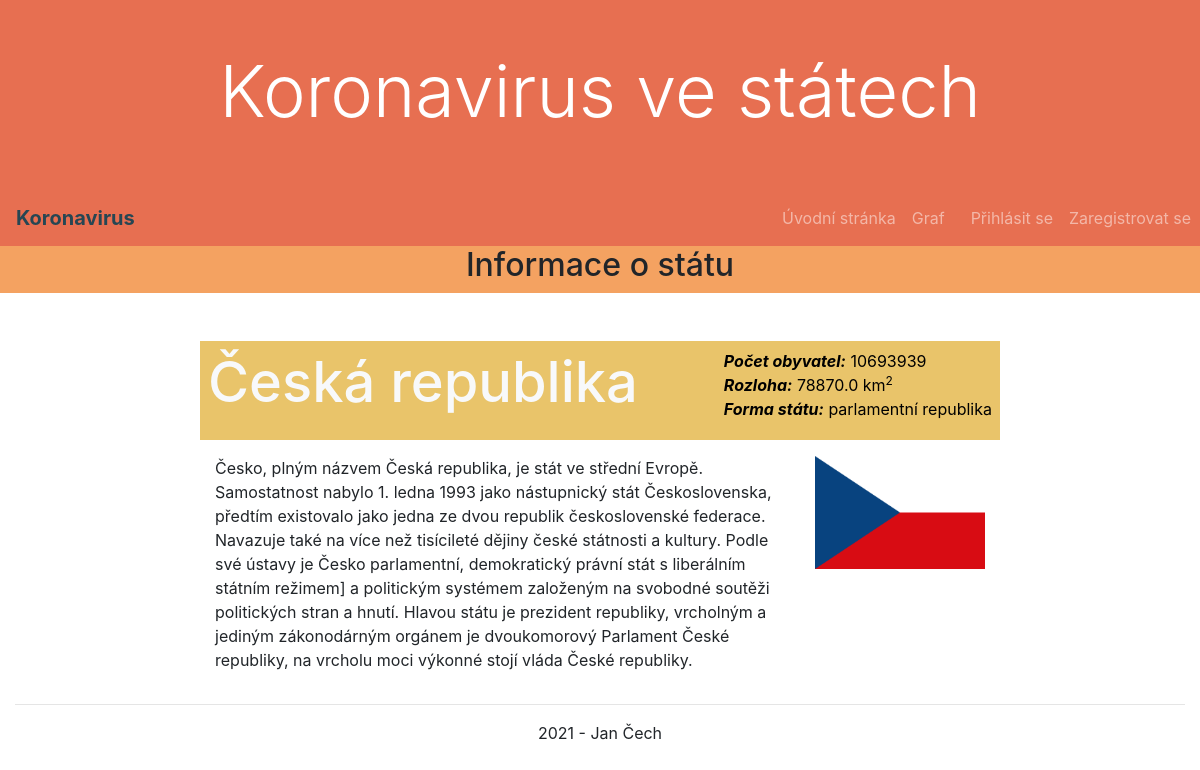
Screenshot of /koronavirus/staty/1/ with the database file from the repository.
### koronavirus/models.py (models this page shows, shortened)
class Stat(models.Model):
    nazev_statu = models.CharField(max_length=100, unique=True, verbose_name="Stát")
    zkratka_statu = models.CharField(max_length=10, verbose_name="Zkratka státu")
    vlajka = models.ImageField(upload_to=image_path, blank=True, null=True, verbose_name="Vlajka státu")
    forma_statu = models.CharField(max_length=100, verbose_name="Forma státu", null=True,
                                   blank=True)
    pocet_obyvatel = models.IntegerField(verbose_name="Počet obyvatel", null=True, blank=True,
                                         validators=[MinValueValidator(1)])
    rozloha = models.FloatField(verbose_name="Rozloha v km čtverečních", null=True, blank=True,
                                validators=[MinValueValidator(0.1)])
    text = models.TextField(verbose_name="O státu", null=True, blank=True)
    nakazeni = models.ManyToManyField(Nakazeni, verbose_name="Zadej nakažené")
    naockovani = models.ManyToManyField(Naockovani, verbose_name="Zadej naočkované")
    class Meta:
        ordering = ["nazev_statu"]

### koronavirus/views.py (the view)
# urls.py: path('staty/<int:pk>/', views.StatDetailView.as_view(), name='stat_detail'),
class StatDetailView(DetailView):
    model = Stat
    context_object_name = 'stat_detail'   # your own name for the list as a template variable
    template_name = 'stat/detail.html'  # Specify your own template name/location

### koronavirus/context_processors.py (called while the page is built)
def stat(request):
    return {'genres': Stat.objects.all()}

### koronavirus/templates/stat/detail.html (shortened to what this page needs)
{% extends "base.html" %}
{% block css %}
    <link rel="stylesheet" type="text/css" href="../../../static/css/style.css" media="screen" />
{% endblock %}
{% block content %}
<div class="row mb-3">
    <div class="col-sm-12 bg-orange">
        <h2 class="display-5 text-center">Informace o státu</h2>
    </div>
</div>
<div class="row mt-5 mb-3">
    <div class="col-lg-2"></div>
    <div class="col-lg-8 mb-3">
        <div class="bg-yellow text-light p-2 mb-3 row">
            <h2 class="display-4 mb-3" style="font-weight: 500; align-self: flex-end;">{{ stat_detail.nazev_statu }}</h2>
            <div style="margin-left: auto; color: black">
                <b><em>Počet obyvatel:</em></b> {{ stat_detail.pocet_obyvatel }}
                <br> <b><em>Rozloha:</em></b> {{ stat_detail.rozloha }} km<sup>2</sup>
                <br> <b><em>Forma státu:</em></b> {{ stat_detail.forma_statu }}
            </div>
        </div>
        <div class="row">
            <div class="col-md-9">{{ stat_detail.text }}</div>
            {% if stat_detail.vlajka %}
                <div class="col-md-3">
                    <img src="{{ stat_detail.vlajka.url }}" class="img-fluid" alt="Vlajka státu">
                </div>
                {% else %}
                <p class="alert alert-info" style="left: 20px; height: 50px">Vlajka není nahraná do databáze</p>
            {% endif %}
        </div>
    </div>
    <div class="col-lg-2"></div>
</div>
{% endblock %}

### koronavirus/static/css/style.css (style rules this page uses)
.bg-yellow { background-color: #e9c46a !important; }
.bg-orange { background-color: #f4a261 !important; }

### rows the page displays
Stat: nazev_statu "Česká republika", pocet_obyvatel "10693939", rozloha "78870.0", forma_statu "parlamentní republika", text "Česko, plným názvem Česká republika, je stát ve střední Evropě. Samostatnost nabylo 1. ledna 1993 jako nástupnický stát Československa, předtím existovalo jako jedna ze dvou republik československé federace. Navazuje také na více než tisícileté dějiny české státnosti a kultury. Podle své ústavy je Česko parlamentní, demokratický právní stát s liberálním státním režimem] a politickým systémem založeným na svobodné soutěži politických stran a hnutí. Hlavou státu je prezident republiky, vrcholným a jediným zákonodárným orgánem je dvoukomorový Parlament České republiky, na vrcholu moci výkonné stojí vláda České republiky.", vlajka (picture)
